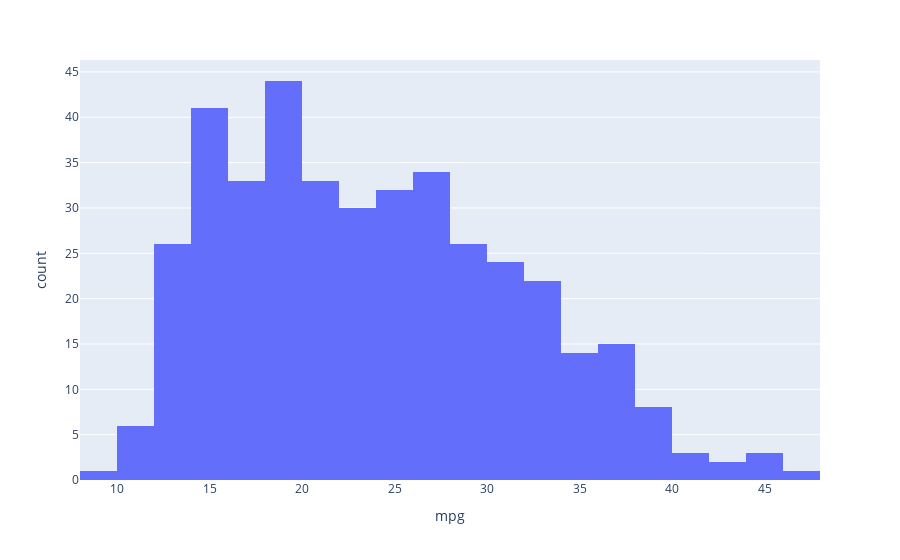
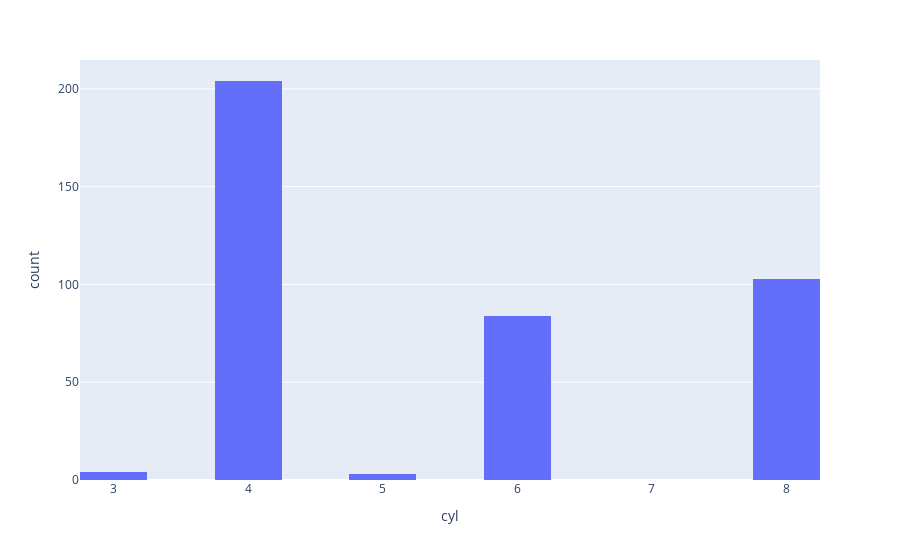
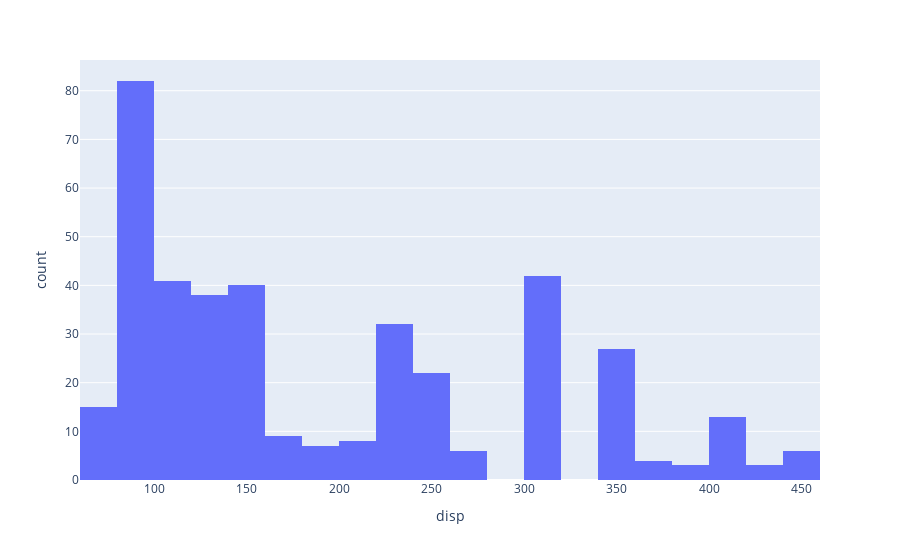
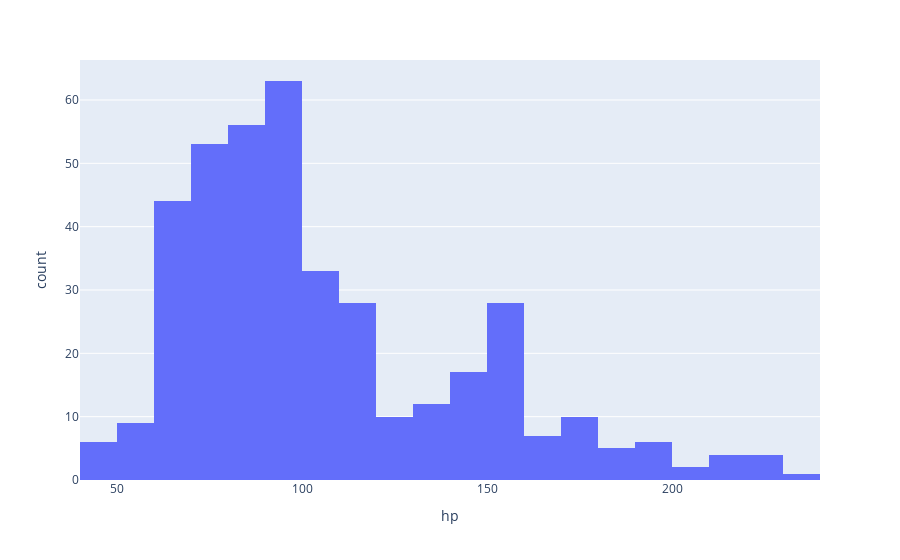

Write notebook code for charts like these, in order.
### Code cell
import plotly.express as px
for column in df:
    fig=px.histogram(df,x=column,nbins=20)
    fig.show()

### Figure 1 — Plotly figure (JSON) as saved in the notebook; plotly's stock layout.template omitted (floating-point values rounded to 4 significant figures; data arrays with more than 128 entries replaced by an {"elided": "..."} marker saying what was removed)
{"data": [{"alignmentgroup": "True", "bingroup": "x", "hovertemplate": "mpg=%{x}<br>count=%{y}<extra></extra>", "legendgroup": "", "marker": {"color": "#636efa", "pattern": {"shape": ""}}, "name": "", "nbinsx": 20, "offsetgroup": "", "orientation": "v", "showlegend": false, "type": "histogram", "x": {"elided": "398 float values"}, "xaxis": "x", "yaxis": "y"}], "layout": {"autosize": true, "barmode": "relative", "legend": {"tracegroupgap": 0}, "margin": {"t": 60}, "xaxis": {"anchor": "y", "autorange": true, "domain": [0, 1], "range": [8, 48], "title": {"text": "mpg"}, "type": "linear"}, "yaxis": {"anchor": "x", "autorange": true, "domain": [0, 1], "range": [0, 46.32], "title": {"text": "count"}}}}

### Figure 2 — Plotly figure (JSON) as saved in the notebook; plotly's stock layout.template omitted (floating-point values rounded to 4 significant figures; data arrays with more than 128 entries replaced by an {"elided": "..."} marker saying what was removed)
{"data": [{"alignmentgroup": "True", "bingroup": "x", "hovertemplate": "cyl=%{x}<br>count=%{y}<extra></extra>", "legendgroup": "", "marker": {"color": "#636efa", "pattern": {"shape": ""}}, "name": "", "nbinsx": 20, "offsetgroup": "", "orientation": "v", "showlegend": false, "type": "histogram", "x": {"elided": "398 int values"}, "xaxis": "x", "yaxis": "y"}], "layout": {"autosize": true, "barmode": "relative", "legend": {"tracegroupgap": 0}, "margin": {"t": 60}, "xaxis": {"anchor": "y", "autorange": true, "domain": [0, 1], "range": [2.75, 8.25], "title": {"text": "cyl"}, "type": "linear"}, "yaxis": {"anchor": "x", "autorange": true, "domain": [0, 1], "range": [0, 214.7], "title": {"text": "count"}}}}

### Figure 3 — Plotly figure (JSON) as saved in the notebook; plotly's stock layout.template omitted (floating-point values rounded to 4 significant figures; data arrays with more than 128 entries replaced by an {"elided": "..."} marker saying what was removed)
{"data": [{"alignmentgroup": "True", "bingroup": "x", "hovertemplate": "disp=%{x}<br>count=%{y}<extra></extra>", "legendgroup": "", "marker": {"color": "#636efa", "pattern": {"shape": ""}}, "name": "", "nbinsx": 20, "offsetgroup": "", "orientation": "v", "showlegend": false, "type": "histogram", "x": {"elided": "398 float values"}, "xaxis": "x", "yaxis": "y"}], "layout": {"autosize": true, "barmode": "relative", "legend": {"tracegroupgap": 0}, "margin": {"t": 60}, "xaxis": {"anchor": "y", "autorange": true, "domain": [0, 1], "range": [60, 460], "title": {"text": "disp"}, "type": "linear"}, "yaxis": {"anchor": "x", "autorange": true, "domain": [0, 1], "range": [0, 86.32], "title": {"text": "count"}}}}

### Figure 4 — Plotly figure (JSON) as saved in the notebook; plotly's stock layout.template omitted (floating-point values rounded to 4 significant figures; data arrays with more than 128 entries replaced by an {"elided": "..."} marker saying what was removed)
{"data": [{"alignmentgroup": "True", "bingroup": "x", "hovertemplate": "hp=%{x}<br>count=%{y}<extra></extra>", "legendgroup": "", "marker": {"color": "#636efa", "pattern": {"shape": ""}}, "name": "", "nbinsx": 20, "offsetgroup": "", "orientation": "v", "showlegend": false, "type": "histogram", "x": {"elided": "398 float values"}, "xaxis": "x", "yaxis": "y"}], "layout": {"autosize": true, "barmode": "relative", "legend": {"tracegroupgap": 0}, "margin": {"t": 60}, "xaxis": {"anchor": "y", "autorange": true, "domain": [0, 1], "range": [40, 240], "title": {"text": "hp"}, "type": "linear"}, "yaxis": {"anchor": "x", "autorange": true, "domain": [0, 1], "range": [0, 66.32], "title": {"text": "count"}}}}
